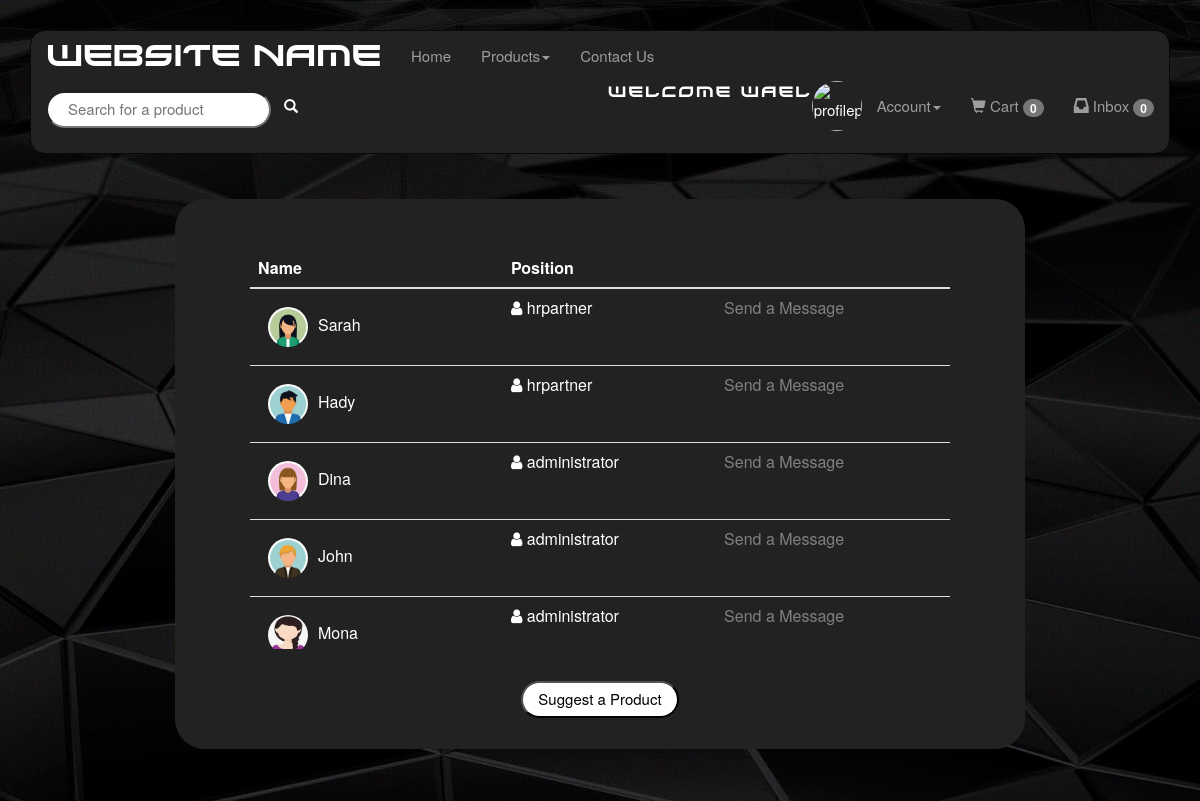
Page /ContactUs.php (signed in) on the committed database.
### tables this page shows
CREATE TABLE `users` (
  `id` int(10) UNSIGNED NOT NULL,
  `username` varchar(30) NOT NULL,
  `password` varchar(225) NOT NULL,
  `email` varchar(50) NOT NULL,
  `address` varchar(50) DEFAULT NULL,
  `imagePath` varchar(255) DEFAULT NULL,
  `userType` varchar(15) NOT NULL
);

### ContactUs.php (the view, shortened to what this page needs)
<html>
    <head>
        <link rel="stylesheet" href="Style.css">
    </head>
    <body>
<?php
include "Menu.php";
$con = new mysqli("localhost", "root", "", "project");
$sql= "SELECT imagePath,username,userType,id FROM users WHERE userType='hrpartner' OR userType='auditor' OR userType='administrator'";
$result = mysqli_query($con,$sql);
?>
        <div class='container'>
            <div class='card justify-content-center'>
                <div class="ContactUs">
                    <div class="List">
                        <table class="table table-responsive">
                            <thead>
                                <tr>
                                    <th>Name</th>
                                    <th>Position</th>
                                    <th></th>
                                </tr>
                            </thead>
                            <tbody>
                                <?php
                                while($row = $result->fetch_assoc()){
                                    ?>
                                    <tr>
                                        <td>
                                            <?php
                                            echo "<img src=". $row['imagePath']. " class='user-pic-icon'><img>";
                                            echo $row['username'];
                                            ?>
                                        </td>
                                        <td>
                                            <i class="fa fa-user"></i>
                                            <?php
                                            echo $row['userType'];
                                            ?>
                                        </td>
                                        <td>
                                            <?php
                                            echo "<a href=Chat.php?id=". $row['id'] . ">Send a Message</a>";
                                            ?>
                                        </td>
                                    </tr>
                                <?php
                                }
                                ?>
                            </tbody>
                        </table>
                    </div>
                    <br>
                    <button onclick="location.href='SuggestProduct.php'">Suggest a Product</button>
                    <br>
                </div>
            </div>
        </div>
    </body>
</html>

### Style.css (style rules this page uses)
body { margin: 30px; background: black; color: white; line-height: 1.5; font-size: 15px; background-image: url(resources/images/style/background/bg.jpg); background-position: center; background-repeat:no-repeat; background-size:cover; }
.container { width: fit-content; height: fit-content; }
.card { background: #222; margin:20px; border-radius: 3rem; }
a { color: unset; }
a:visited, a:link, a:active { color: grey; text-decoration: none; }
input[type=submit], input[type=reset], button, input[type=button], .select { border-radius: 3rem; color: black; background: white; margin: 10px 0; font-size: 100%; padding: 5px 15px; }
.user-pic-icon { border-radius: 4rem; width: 40px; height: 40px; margin: 10px; }
.ContactUs { margin:25px; text-align: center; width: 800px; height: 550px; }
.List { padding:50px; height: 450px; overflow-y: auto; }

### rows in the picture
users: imagePath (picture), username "Sarah", userType "hrpartner"
users: imagePath (picture), username "Hady", userType "hrpartner"
users: imagePath (picture), username "Dina", userType "administrator"
users: imagePath (picture), username "John", userType "administrator"
users: imagePath (picture), username "Mona", userType "administrator"

### other values in the picture
$_SESSION['username'] "Wael"
$cart_items_row['cartItems'] "0"
$inbox_notif_row['unread_messages'] "0"
